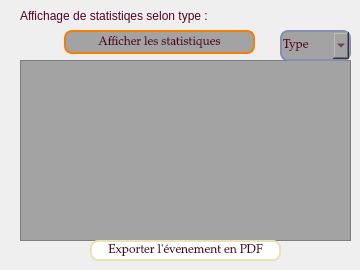
          <widget class="QWidget" name="tab_4">
           <attribute name="title">
            <string>3</string>
           </attribute>
           <widget class="QTableWidget" name="tableWidget_statistique">
            <property name="geometry">
             <rect>
              <x>20</x>
              <y>60</y>
              <width>331</width>
              <height>181</height>
             </rect>
            </property>
            <property name="styleSheet">
             <string notr="true">background-color:#A3A3A3;
color: rgb(86, 1, 38);</string>
            </property>
           </widget>
           <widget class="QLabel" name="label_9">
            <property name="geometry">
             <rect>
              <x>20</x>
              <y>0</y>
              <width>301</width>
              <height>31</height>
             </rect>
            </property>
            <property name="styleSheet">
             <string notr="true">color: rgb(86, 1, 38);
font: 900 italic 10pt &quot;Segoe UI&quot;;</string>
            </property>
            <property name="text">
             <string>Affichage de statistiqes selon type :</string>
            </property>
           </widget>
           <widget class="QComboBox" name="comboBox_tri_2">
            <property name="geometry">
             <rect>
              <x>280</x>
              <y>30</y>
              <width>71</width>
              <height>31</height>
             </rect>
            </property>
            <property name="styleSheet">
             <string notr="true">background-color: white;
padding: 1px;
border-style: solid;
border: 2px solid #858fb4;
border-radius: 8px;
font-size: 12px;
font-family: Palatino Linotype;
color: rgb(86, 1, 38);
background-color:#A3A3A3;
color: rgb(86, 1, 38);</string>
            </property>
            <item>
             <property name="text">
              <string>Type</string>
             </property>
            </item>
           </widget>
           <widget class="QPushButton" name="button_afficherstatistique">
            <property name="geometry">
             <rect>
              <x>64</x>
              <y>30</y>
              <width>191</width>
              <height>24</height>
             </rect>
            </property>
            <property name="styleSheet">
             <string notr="true">background-color:#A3A3A3;
color: rgb(86, 1, 38);
padding: 1px;
border-style: solid;
border: 2px solid #f77f00;
border-radius: 8px;
font-size: 12px;
font-family: Palatino Linotype;</string>
            </property>
            <property name="text">
             <string>Afficher les statistiques</string>
            </property>
           </widget>
           <widget class="QPushButton" name="pushButton_telecharger">
            <property name="geometry">
             <rect>
              <x>90</x>
              <y>240</y>
              <width>191</width>
              <height>21</height>
             </rect>
            </property>
            <property name="styleSheet">
             <string notr="true">padding: 1px;
border-style: solid;
border: 2px solid #eae2b7;
border-radius: 8px;
font-size: 12px;
font-family: Palatino Linotype;
background-color: #ffffff;
color: rgb(86, 1, 38);</string>
            </property>
            <property name="text">
             <string>Exporter l'évenement en PDF</string>
            </property>
           </widget>
          </widget>
